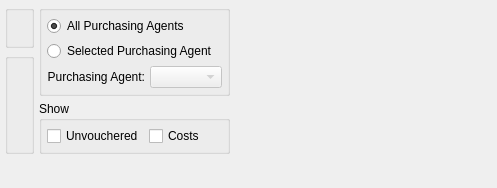
<?xml version="1.0" encoding="UTF-8"?>
<ui version="4.0">
 <comment>This file is part of the xTuple ERP: PostBooks Edition, a free and
open source Enterprise Resource Planning software suite,
Copyright (c) 1999-2010 by OpenMFG LLC, d/b/a xTuple.
It is licensed to you under the Common Public Attribution License
version 1.0, the full text of which (including xTuple-specific Exhibits)
is available at www.xtuple.com/CPAL.  By using this software, you agree
to be bound by its terms.</comment>
 <class>dspPoItemReceivingsByDate</class>
 <widget class="QWidget" name="dspPoItemReceivingsByDate">
  <property name="geometry">
   <rect>
    <x>0</x>
    <y>0</y>
    <width>497</width>
    <height>188</height>
   </rect>
  </property>
  <property name="windowTitle">
   <string>Receipts and Returns by Date</string>
  </property>
  <layout class="QHBoxLayout" name="horizontalLayout">
   <item>
    <layout class="QVBoxLayout" name="verticalLayout">
     <property name="spacing">
      <number>0</number>
     </property>
     <item>
      <layout class="QGridLayout" name="gridLayout_5">
       <item row="0" column="0">
        <widget class="QGroupBox" name="_dateGroup">
         <property name="title">
          <string/>
         </property>
         <layout class="QGridLayout" name="gridLayout_2">
          <item row="0" column="0">
           <widget class="DateCluster" name="_dates"/>
          </item>
         </layout>
        </widget>
       </item>
       <item row="0" column="1" rowspan="2">
        <widget class="QGroupBox" name="_purchasingAgentGroup">
         <property name="minimumSize">
          <size>
           <width>0</width>
           <height>0</height>
          </size>
         </property>
         <property name="title">
          <string/>
         </property>
         <layout class="QGridLayout" name="gridLayout_3">
          <item row="0" column="0">
           <widget class="QRadioButton" name="_allPurchasingAgents">
            <property name="text">
             <string>All Purchasing Agents</string>
            </property>
            <property name="checked">
             <bool>true</bool>
            </property>
           </widget>
          </item>
          <item row="1" column="0">
           <widget class="QRadioButton" name="_selectedPurchasingAgent">
            <property name="text">
             <string>Selected Purchasing Agent</string>
            </property>
           </widget>
          </item>
          <item row="2" column="0">
           <layout class="QHBoxLayout">
            <property name="spacing">
             <number>5</number>
            </property>
            <item>
             <widget class="QLabel" name="_agentLit">
              <property name="enabled">
               <bool>true</bool>
              </property>
              <property name="text">
               <string>Purchasing Agent:</string>
              </property>
              <property name="alignment">
               <set>Qt::AlignRight|Qt::AlignTrailing|Qt::AlignVCenter</set>
              </property>
             </widget>
            </item>
            <item>
             <widget class="XComboBox" name="_agent">
              <property name="enabled">
               <bool>false</bool>
              </property>
             </widget>
            </item>
           </layout>
          </item>
         </layout>
        </widget>
       </item>
       <item row="1" column="0" rowspan="2">
        <widget class="WarehouseGroup" name="_warehouse">
         <property name="title">
          <string/>
         </property>
         <property name="fixedSize">
          <bool>false</bool>
         </property>
        </widget>
       </item>
       <item row="2" column="1">
        <widget class="QGroupBox" name="_showGroup">
         <property name="title">
          <string>Show</string>
         </property>
         <layout class="QGridLayout" name="gridLayout_4">
          <item row="0" column="1">
           <widget class="XCheckBox" name="_showVariances">
            <property name="text">
             <string>Costs</string>
            </property>
           </widget>
          </item>
          <item row="0" column="0">
           <widget class="XCheckBox" name="_showUnvouchered">
            <property name="text">
             <string>Unvouchered</string>
            </property>
           </widget>
          </item>
         </layout>
        </widget>
       </item>
      </layout>
     </item>
     <item>
      <spacer name="verticalSpacer">
       <property name="orientation">
        <enum>Qt::Vertical</enum>
       </property>
       <property name="sizeHint" stdset="0">
        <size>
         <width>20</width>
         <height>0</height>
        </size>
       </property>
      </spacer>
     </item>
    </layout>
   </item>
   <item>
    <spacer name="horizontalSpacer">
     <property name="orientation">
      <enum>Qt::Horizontal</enum>
     </property>
     <property name="sizeHint" stdset="0">
      <size>
       <width>0</width>
       <height>20</height>
      </size>
     </property>
    </spacer>
   </item>
  </layout>
 </widget>
 <layoutdefault spacing="5" margin="5"/>
 <pixmapfunction>qPixmapFromMimeSource</pixmapfunction>
 <customwidgets>
  <customwidget>
   <class>DateCluster</class>
   <extends>QWidget</extends>
   <header>datecluster.h</header>
  </customwidget>
  <customwidget>
   <class>WarehouseGroup</class>
   <extends>QGroupBox</extends>
   <header>warehousegroup.h</header>
  </customwidget>
  <customwidget>
   <class>XCheckBox</class>
   <extends>QCheckBox</extends>
   <header>xcheckbox.h</header>
  </customwidget>
  <customwidget>
   <class>XComboBox</class>
   <extends>QComboBox</extends>
   <header>xcombobox.h</header>
  </customwidget>
 </customwidgets>
 <tabstops>
  <tabstop>_dates</tabstop>
  <tabstop>_warehouse</tabstop>
  <tabstop>_allPurchasingAgents</tabstop>
  <tabstop>_agent</tabstop>
  <tabstop>_showVariances</tabstop>
 </tabstops>
 <resources/>
 <connections>
  <connection>
   <sender>_selectedPurchasingAgent</sender>
   <signal>toggled(bool)</signal>
   <receiver>_agent</receiver>
   <slot>setEnabled(bool)</slot>
   <hints>
    <hint type="sourcelabel">
     <x>20</x>
     <y>20</y>
    </hint>
    <hint type="destinationlabel">
     <x>20</x>
     <y>20</y>
    </hint>
   </hints>
  </connection>
 </connections>
</ui>
